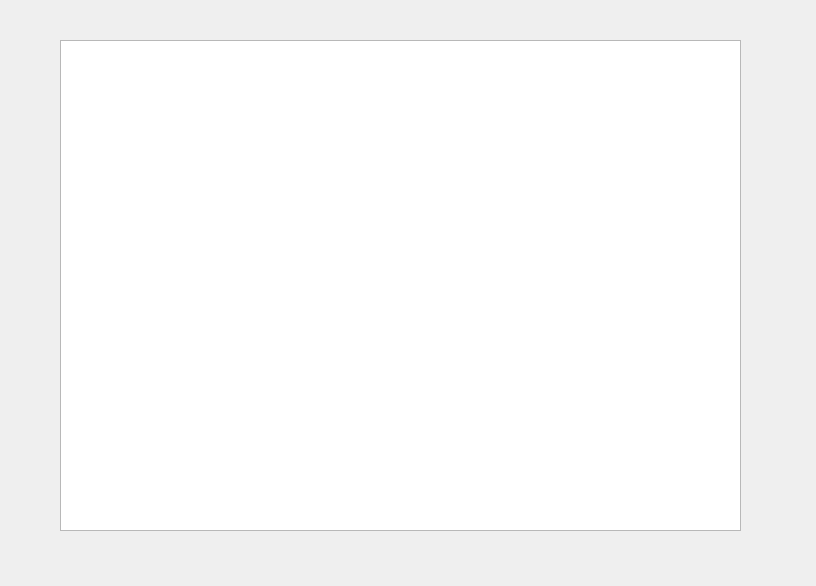
<?xml version="1.0" encoding="UTF-8"?>
<ui version="4.0">
 <class>History</class>
 <widget class="QDialog" name="History">
  <property name="geometry">
   <rect>
    <x>0</x>
    <y>0</y>
    <width>816</width>
    <height>586</height>
   </rect>
  </property>
  <property name="windowTitle">
   <string>Dialog</string>
  </property>
  <widget class="QTableWidget" name="historyTable">
   <property name="geometry">
    <rect>
     <x>60</x>
     <y>40</y>
     <width>681</width>
     <height>491</height>
    </rect>
   </property>
  </widget>
 </widget>
 <resources/>
 <connections/>
</ui>
